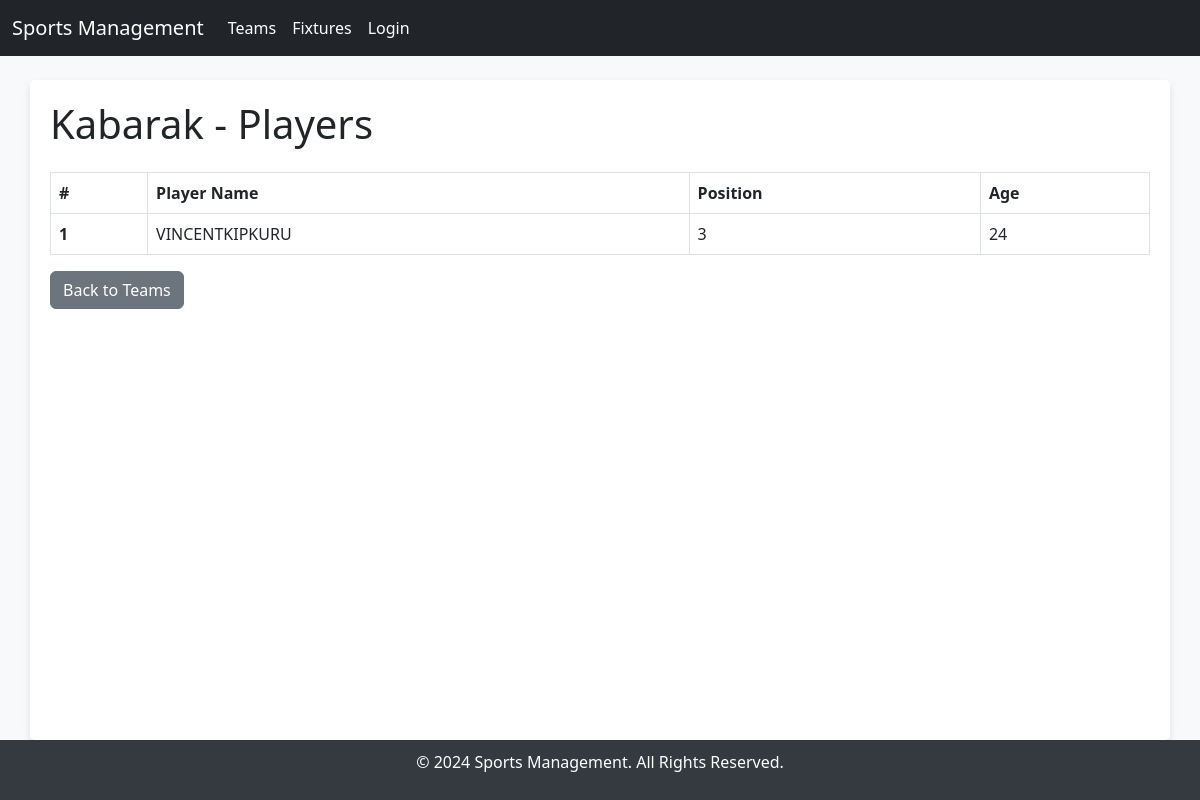
/teams/1/, run on the app's committed database.
### sports/models.py (models this page shows, shortened)
class Team(models.Model):
    name = models.CharField(max_length=200)
    coach = models.ForeignKey(User, on_delete=models.CASCADE)
    sport = models.ForeignKey(Sport, on_delete=models.CASCADE)

class Player(models.Model):
    name = models.CharField(max_length=200)
    team = models.ForeignKey(Team, on_delete=models.CASCADE)
    position = models.CharField(max_length=50)
    age = models.IntegerField()

### sports/views.py (the view)
# urls.py: path('teams/<int:team_id>/', views.team_detail, name='team_detail'),
def team_detail(request, team_id):
    team = get_object_or_404(Team, pk=team_id)
    players = team.player_set.all()
    return render(request, 'team_detail.html', {'team': team, 'players': players})

### sports/templates/team_detail.html (shortened to what this page needs)
{% extends 'base.html' %}
{% block content %}
<h1 class="mb-4">{{ team.name }} - Players</h1>
<table class="table table-bordered">
    <thead>
        <tr>
            <th scope="col">#</th>
            <th scope="col">Player Name</th>
            <th scope="col">Position</th>
            <th scope="col">Age</th>
        </tr>
    </thead>
    <tbody>
        {% for player in players %}
        <tr>
            <th scope="row">{{ forloop.counter }}</th>
            <td>{{ player.name }}</td>
            <td>{{ player.position }}</td>
            <td>{{ player.age }}</td>
        </tr>
        {% empty %}
        <tr>
            <td colspan="4">No players in this team.</td>
        </tr>
        {% endfor %}
    </tbody>
</table>
<a href="{% url 'team_list' %}" class="btn btn-secondary">Back to Teams</a>
{% endblock %}

### sports/templates/base.html (style rules this page uses)
html, body { height: 100%; margin: 0; }
body { display: flex; flex-direction: column; background-color: #f8f9fa; }

### data on the page
Team: name "Kabarak"
Player: name "VINCENTKIPKURU", position "3", age "24"
